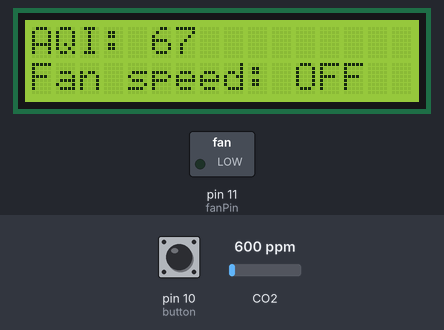
Bench run of a sketch on a simulated Arduino Mega 2560, built with avr-gcc and run on an emulated ATmega2560. Parts: 16×2 character LCD, switched loads named in the sketch (green lamp = pin HIGH). The test bench sets the inputs (shaded band); at power-on: pin 10 (button) HIGH, CO2 600 ppm. What the sketch prints to the serial monitor is not drawn.

Above: at 1.2 s.
1.3 s: pin 10 (button) pulled LOW for 0.35 s
At 1.75 s:
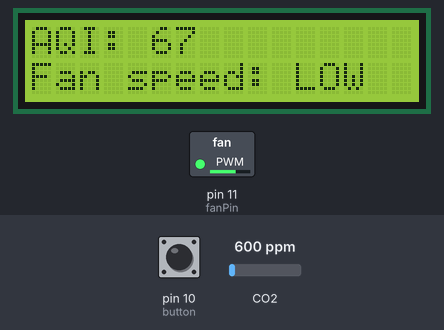
3.4 s: CO2 set to 452 ppm
At 3.8 s:
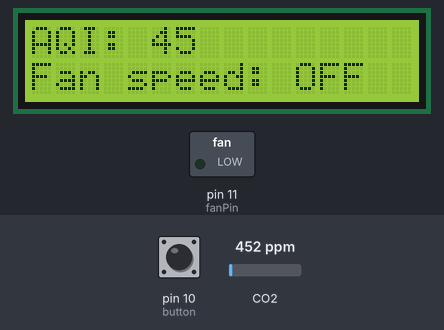
4.9 s: CO2 set to 1050 ppm
At 6.1 s:
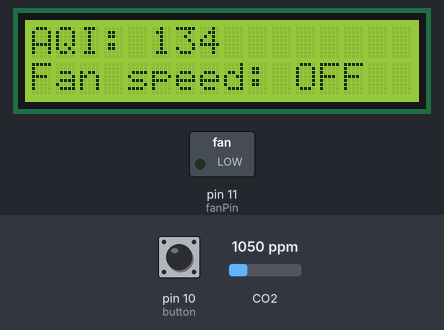
6.4 s: pin 10 (button) pulled LOW for 1 s
At 7.2 s:
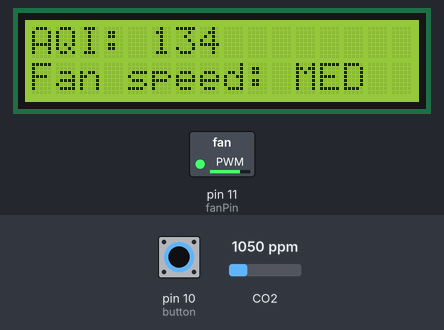
8.9 s: CO2 set to 1700 ppm
At 9.9 s:
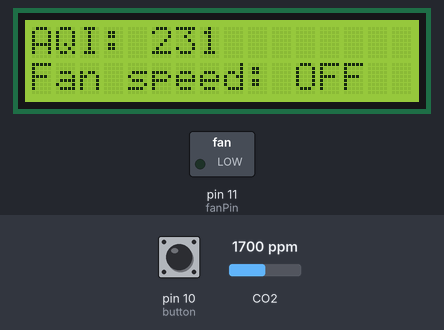
10.4 s: pin 10 (button) pulled LOW for 0.35 s
At 10.65 s:
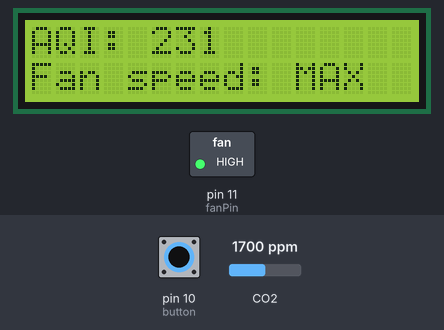
Timing chart, 0 to 13.3 s (numbered marks = the images above; inputs shaded):
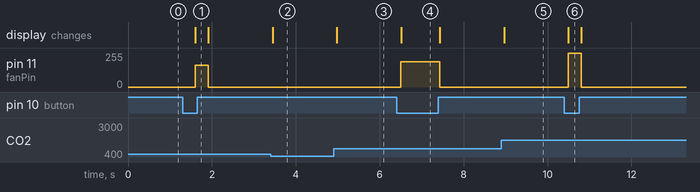

The sketch:

fan_pwm.ino
```cpp
//IntelliAir code


#include <LiquidCrystal.h>
#include <MQ135.h>
//variables and constants


LiquidCrystal lcd(7, 8, 24, 26, 28, 30);

const int PIN_MQ135 = 15;
const int button = 10;
float temp = 21.0;
float humidity = 50.0;
//const int tach = 2;
const int fanPin = 11;
int speed = 0;
bool speedOverride = 0;

MQ135 mq135_sensor(PIN_MQ135, 48.17);


int mapToAQI(float ppm) {
  ppm = constrain(ppm, 150, 3500);
  float aqi = map(ppm, 150, 3500, 0, 500);
  return aqi;
}

int fanSpeed(int aqi) {
  if (aqi <= 50) {
    return 0;
  } else if (aqi >= 51 && aqi <= 100) {
    return 162;
  } else if (aqi >= 101 && aqi <= 150) {
    return 190;
  } else if (aqi > 150) {
    return 255;
  }
  return speed;
}


void setup() {

  lcd.begin(16, 2);
  lcd.clear();
  pinMode(fanPin, OUTPUT);
  pinMode(button, INPUT_PULLUP);
  Serial.begin(9600);


}

void loop() {

  int state = digitalRead(button);
  //Serial.println("switch is: ");
  //Serial.println(state);

  if (state == 1) {
    speed = 0;
  }
  //reads ppm from MQ135 and converts it to an approximation of AQI
  float ppm = mq135_sensor.getCorrectedPPM(temp, humidity);
  int aqi = mapToAQI(ppm);

  // reads input of the MQ135 sensor and displays it to the lcd
  lcd.setCursor(0,0);
  Serial.print("AQI: ");
  Serial.print(aqi);


  lcd.print("AQI: ");
  if (aqi > 99) {
    lcd.print(aqi);

  } else {
    lcd.print(aqi);
    lcd.print(" ");

  }
  lcd.setCursor(0, 0);

  if (state == 0) {
    speed = fanSpeed(aqi);

  }

  analogWrite(fanPin, speed);

  lcd.setCursor(0, 1);
  lcd.print("                ");
  lcd.setCursor(0, 1);
  lcd.print("Fan speed: ");
  Serial.print("\t Fan Speed: ");
  if (speed == 162) {
    lcd.print("LOW");
    Serial.print("LOW");
  } else if (speed == 190) {
    lcd.print("MED");
    Serial.print("MED");
  } else if (speed == 220) {
    lcd.print("HIGH");
    Serial.print("HIGH");
  } else if (speed == 255) {
    lcd.print("MAX");
    Serial.print("MAX");
  } else if (speed == 0) {
    lcd.print("OFF");
    Serial.print("OFF");
  }

  Serial.println();
  delay(300);

}
```

Measured:
- after the input at 1.3 s, pin 11 (fanPin): 0/255 → 162/255 after 0.30 s, → 0/255 0.31 s later; the display: changes after 0.30 s (image 1)
- after the input at 3.4 s, the display: changes at once (image 2)
- after the input at 4.9 s, the display: changes after 0.08 s (image 3)
- after the input at 6.4 s, pin 11 (fanPin): 0/255 → 190/255 after 0.11 s, → 0/255 0.92 s later; the display: changes after 0.11 s (image 4)
- after the input at 8.9 s, the display: changes after 0.07 s (image 5)
- after the input at 10.4 s, pin 11 (fanPin): 0/255 → 255/255 after 0.09 s, → 0/255 0.31 s later; the display: changes after 0.10 s (image 6)
